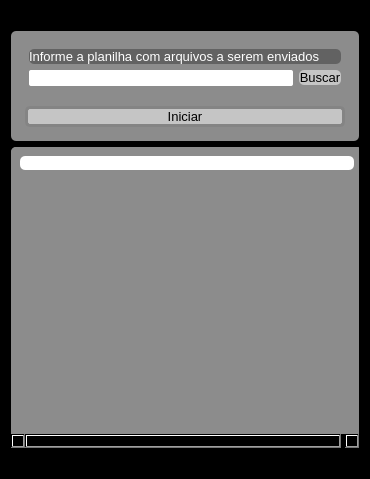
<?xml version="1.0" encoding="UTF-8"?>
<ui version="4.0">
 <class>Upload</class>
 <widget class="QWidget" name="Upload">
  <property name="geometry">
   <rect>
    <x>0</x>
    <y>0</y>
    <width>370</width>
    <height>479</height>
   </rect>
  </property>
  <property name="minimumSize">
   <size>
    <width>370</width>
    <height>479</height>
   </size>
  </property>
  <property name="maximumSize">
   <size>
    <width>371</width>
    <height>479</height>
   </size>
  </property>
  <property name="windowTitle">
   <string>Form</string>
  </property>
  <property name="styleSheet">
   <string notr="true">background-color: rgb(0, 0, 0);</string>
  </property>
  <layout class="QVBoxLayout" name="verticalLayout_4">
   <item>
    <spacer name="horizontalSpacer">
     <property name="orientation">
      <enum>Qt::Horizontal</enum>
     </property>
     <property name="sizeHint" stdset="0">
      <size>
       <width>40</width>
       <height>20</height>
      </size>
     </property>
    </spacer>
   </item>
   <item alignment="Qt::AlignVCenter">
    <widget class="QWidget" name="widget" native="true">
     <property name="styleSheet">
      <string notr="true">background-color: rgb(140, 140, 140);
border-radius: 5px;</string>
     </property>
     <layout class="QVBoxLayout" name="verticalLayout_3">
      <item>
       <widget class="QFrame" name="frame">
        <property name="frameShape">
         <enum>QFrame::StyledPanel</enum>
        </property>
        <property name="frameShadow">
         <enum>QFrame::Raised</enum>
        </property>
        <layout class="QVBoxLayout" name="verticalLayout_2">
         <item>
          <layout class="QVBoxLayout" name="verticalLayout">
           <item>
            <widget class="QLabel" name="label">
             <property name="font">
              <font>
               <pointsize>10</pointsize>
              </font>
             </property>
             <property name="styleSheet">
              <string notr="true">color: rgb(255, 255, 255);
background-color: rgba(0, 0, 0, 0.3);</string>
             </property>
             <property name="text">
              <string>Informe a planilha com arquivos a serem enviados</string>
             </property>
            </widget>
           </item>
           <item>
            <layout class="QHBoxLayout" name="horizontalLayout">
             <item>
              <widget class="QLineEdit" name="lineEndr">
               <property name="styleSheet">
                <string notr="true">background-color: rgb(255, 255, 255);
border-radius: 2px;
</string>
               </property>
              </widget>
             </item>
             <item>
              <widget class="QPushButton" name="BuscarPlanilha">
               <property name="font">
                <font>
                 <pointsize>10</pointsize>
                </font>
               </property>
               <property name="cursor">
                <cursorShape>PointingHandCursor</cursorShape>
               </property>
               <property name="styleSheet">
                <string notr="true">QPushButton{
background-color: rgba(255, 255, 255, 0.5);

}

QPushButton:hover {
background-color: rgb(255, 255, 255);
border: 2px solid rgb(102, 102, 102);
border-radius: 5px
}</string>
               </property>
               <property name="text">
                <string>Buscar</string>
               </property>
              </widget>
             </item>
            </layout>
           </item>
          </layout>
         </item>
        </layout>
       </widget>
      </item>
      <item>
       <widget class="QPushButton" name="IniciarUpload">
        <property name="font">
         <font>
          <pointsize>10</pointsize>
         </font>
        </property>
        <property name="cursor">
         <cursorShape>PointingHandCursor</cursorShape>
        </property>
        <property name="styleSheet">
         <string notr="true">QPushButton{
background-color: rgba(255, 255, 255, 0.5);
border: 3px solid rgb(132, 132, 132);
border-radius: 5px;
margin: 5px;
}

QPushButton:hover {
background-color: rgb(255, 255, 255);
border: 2px solid rgb(102, 102, 102);
border-radius: 5px
}</string>
        </property>
        <property name="text">
         <string>Iniciar</string>
        </property>
       </widget>
      </item>
     </layout>
    </widget>
   </item>
   <item>
    <widget class="QScrollArea" name="scrollArea">
     <property name="styleSheet">
      <string notr="true">background-color: rgb(140, 140, 140);
border-radius: 5px;</string>
     </property>
     <property name="widgetResizable">
      <bool>true</bool>
     </property>
     <widget class="QWidget" name="scrollAreaWidgetContents_2">
      <property name="geometry">
       <rect>
        <x>0</x>
        <y>0</y>
        <width>352</width>
        <height>287</height>
       </rect>
      </property>
      <layout class="QVBoxLayout" name="verticalLayout_5">
       <item alignment="Qt::AlignTop">
        <widget class="QLabel" name="label_2">
         <property name="minimumSize">
          <size>
           <width>334</width>
           <height>13</height>
          </size>
         </property>
         <property name="styleSheet">
          <string notr="true">background-color: rgb(255, 255, 255);</string>
         </property>
         <property name="text">
          <string/>
         </property>
        </widget>
       </item>
      </layout>
     </widget>
    </widget>
   </item>
   <item>
    <spacer name="horizontalSpacer_2">
     <property name="orientation">
      <enum>Qt::Horizontal</enum>
     </property>
     <property name="sizeHint" stdset="0">
      <size>
       <width>40</width>
       <height>20</height>
      </size>
     </property>
    </spacer>
   </item>
  </layout>
 </widget>
 <resources/>
 <connections/>
</ui>
